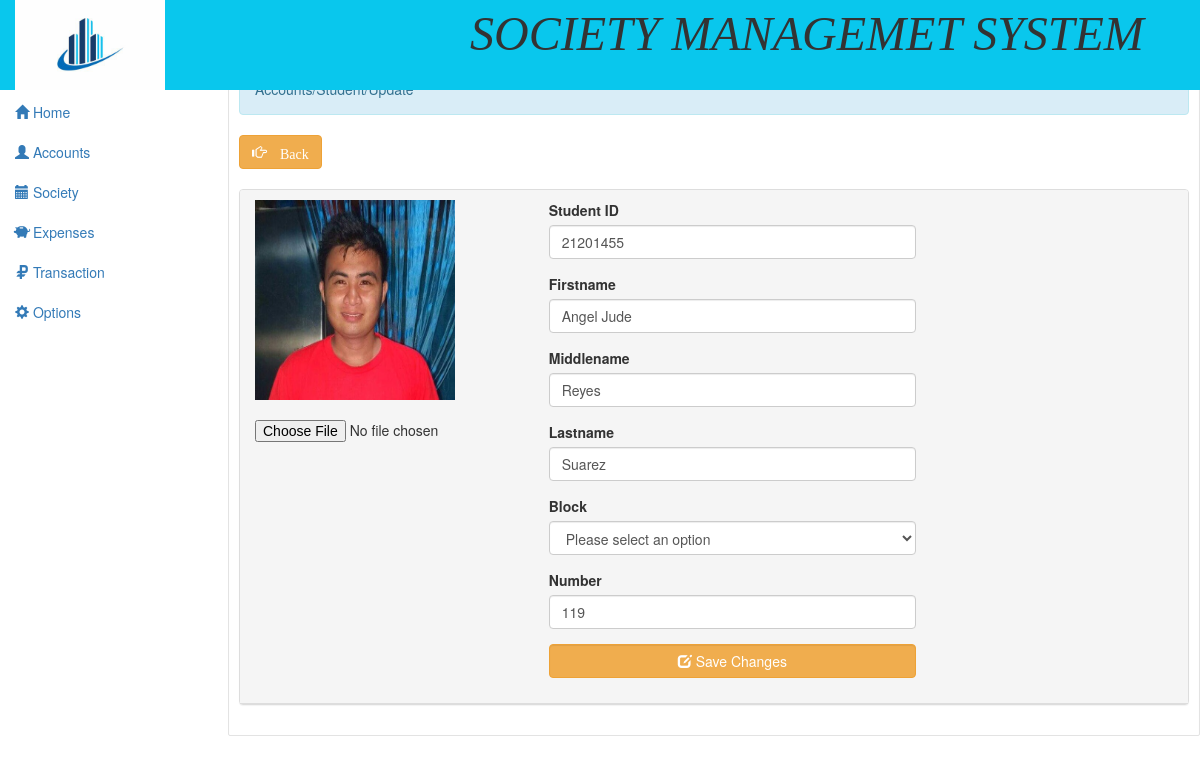
/admin/edit_student.php?id=3 (signed in), run on the app's committed database.
### tables this page shows
CREATE TABLE `student` (
  `id` int(11) NOT NULL,
  `student_id` int(11) NOT NULL,
  `firstname` varchar(40) NOT NULL,
  `middlename` varchar(40) NOT NULL,
  `lastname` varchar(30) NOT NULL,
  `year` varchar(2) NOT NULL,
  `section` varchar(111) NOT NULL,
  `photo` varchar(255) NOT NULL
);

### admin/edit_student.php (the view, shortened to what this page needs)
<!DOCTYPE html>
<html lang = "eng">
	<head>
		<link rel = "stylesheet" type = "text/css" href = "../css/bootstrap.css" />
		<link rel = "stylesheet" type = "text/css" href = "../css/style.css" />
		<link rel = "stylesheet" type = "text/css" href = "../css/jquery-ui.css" />
		<link rel = "stylesheet" type = "text/css" href = "../css/jquery.dataTables.css" />
	</head>
<body>
<?php include'head.php';?>
<?php include 'sidebar.php';?>
		<div id = "sidecontent" class = "well pull-right">
				<div class = "alert alert-info">Accounts/Student/Update</div>
				<a class = "btn btn-warning" href = "student.php"><span class = "glyphicon glyphicon-hand-right"> Back</span></a>
				<br />
				<br />
				<div class = "panel panel-default">
					<div  class = " panel-heading" >
							<?php
								$q_student = $conn->query("SELECT * FROM `student` WHERE `id` = '$_REQUEST[id]'") or die(mysqli_error());
								$f_student = $q_student->fetch_array();
							?>
							<form method = "POST" enctype = "multipart/form-data" action = "edit_student_query.php?id=<?php echo $f_student['id']?>">
								<div class = "pull-left">
									<div id = "picture">
										<img onerror="this.src = '<?php if($f_student['photo'] == "default.png"){echo "../images/".$f_student['photo'];}else{echo "../upload/".$f_student['photo'];}?>'" height = "200px" width = "200px" id="pic" src="#" />
									</div>
									<br />
									<div class = "form-group">
										<input type='file' onchange="readURL(this);" name = "image" />
									</div>
								</div>
								<div style = "width:40%; margin-left:32%;">
									<div class = "form-group">
										<label>Student ID</label>
										<input type = "text" class = "form-control"  name = "student_id" value = "<?php echo $f_student['student_id']?>" required = "required"/>
									</div>
									<div class = "form-group">
										<label>Firstname</label>
										<input type = "text" class = "form-control"  name = "firstname" value = "<?php echo $f_student['firstname']?>" required = "required"/>
									</div>
									<div class = "form-group">
										<label>Middlename</label>
										<input type = "text" class = "form-control"  name = "middlename" value = "<?php echo $f_student['middlename']?>" placeholder = "Optional"/>
									</div>
									<div class = "form-group">
										<label>Lastname</label>
										<input type = "text" class = "form-control"  name = "lastname" value = "<?php echo $f_student['lastname']?>" required = "required"/>
									</div>
									<div class = "form-group">
										<label>Block</label>
										<select class = "form-control" name = "year" required = "required">
											<option>Please select an option</option>
										</select>
									</div>
									<div class = "form-group">
										<label>Number</label>
										<input type = "text" value = "<?php echo $f_student['section']?>" class = "form-control"  name = "section"/>
									</div>
									<div class = "form-group">
										<button class = "btn btn-warning form-control" name = "update_student"><span class = "glyphicon glyphicon-edit"></span> Save Changes</button>
									</div>
								</div>
							</form>
					</div>
				</div>
		</div>
	<br />
	<br />
	<br />
	<br />
	<br />
	<br />
	<br />
	<br />
	<br />
</body>
</html>

### css/style.css (style rules this page uses)
#sidecontent { width:81%; word-wrap:break-word; margin-top:52px; background-color:rgba(255, 255, 255, 0.8); padding:10px; border-radius:2px; }
#picture { height:200px; width:200px; }

### data on the page
student: photo (picture), student_id "21201455", firstname "Angel Jude", middlename "Reyes", lastname "Suarez", section "119"
